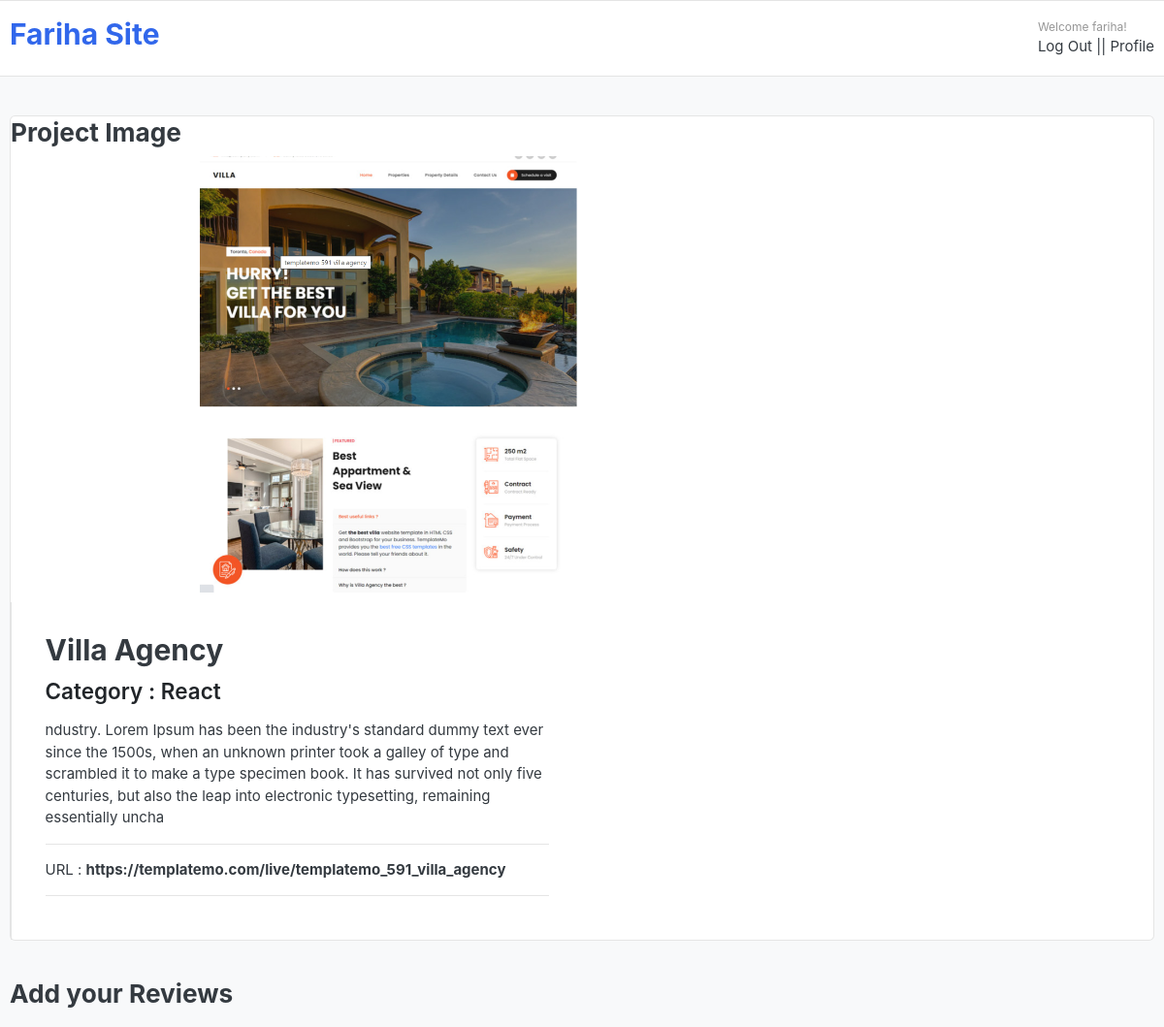
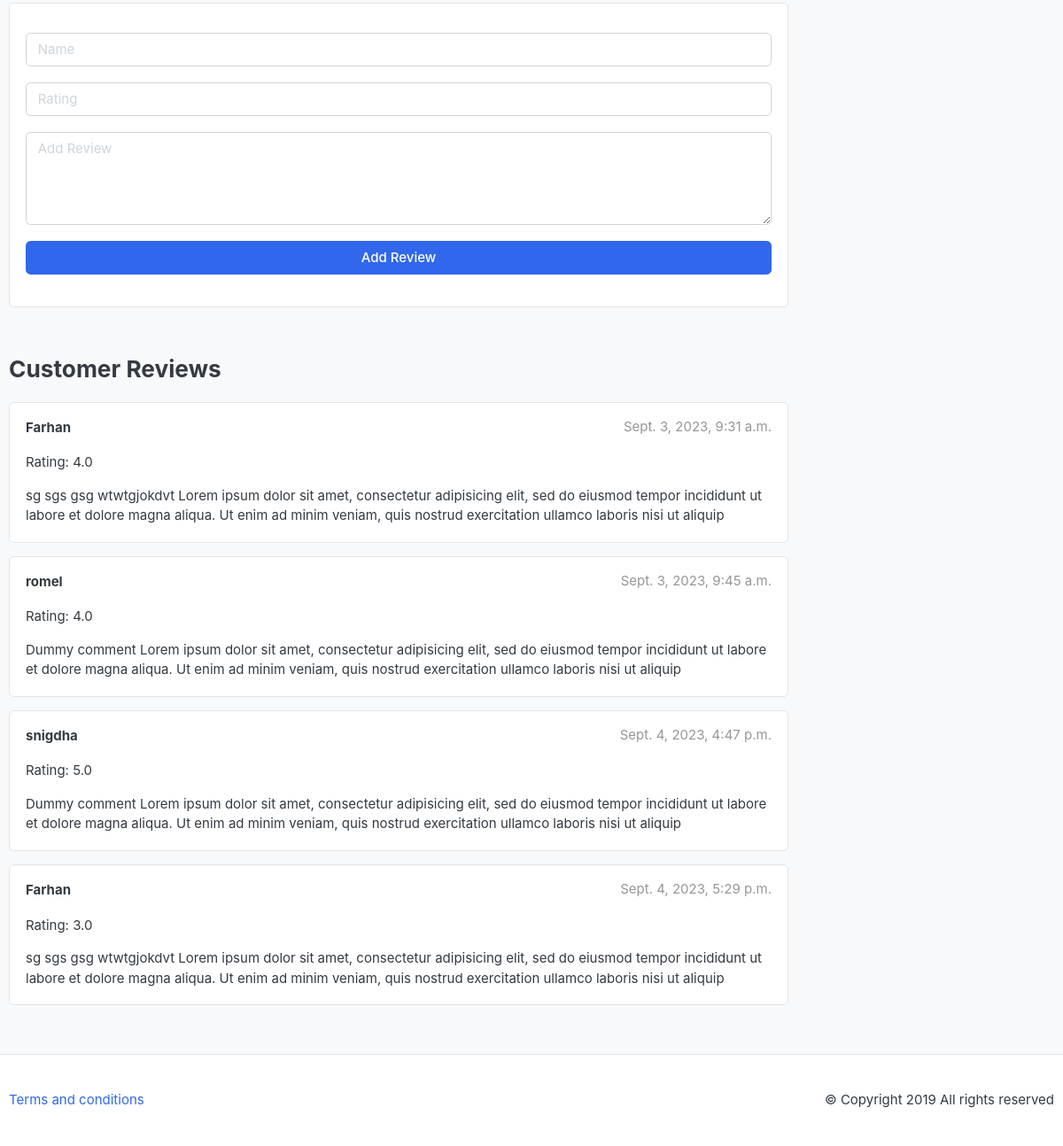
The app's page /projects/villa-agency/ (signed in) with its own data (2 pictures, top to bottom).
### projects/models.py (models this page shows, shortened)
class Project(models.Model):
    project_title = models.CharField(max_length=100, unique=True)
    slug = models.SlugField(max_length=100, unique=True)
    description = models.TextField(max_length=500, blank=True)
    screenshot = models.ImageField(upload_to='photos/projects')
    project_url = models.URLField(max_length=300)
    technologies_used = models.TextField(max_length=200)
    category = models.ForeignKey(Category, on_delete=models.CASCADE)
    created_date = models.DateTimeField(auto_now_add=True)
    modified_date = models.DateTimeField(auto_now=True)

class Category(models.Model):
    category_name = models.CharField(max_length=100, unique=True)
    slug = models.SlugField(max_length=100, unique=True)
    description = models.TextField(max_length=500, blank=True)
    def __str__(self):
        return self.category_name

class ReviewRating(models.Model):
    project = models.ForeignKey(Project, on_delete= models.CASCADE)
    viewer_name = models.CharField(max_length=50)
    review = models.TextField(max_length=500)
    rating = models.FloatField()
    status = models.BooleanField(default=True)
    created_at = models.DateTimeField(auto_now_add=True)
    updated_at = models.DateTimeField(auto_now=True)

### projects/views.py (the view)
# urls.py: path('<slug:project_slug>/', views.project_detail, name='project_detail'),
def project_detail(request, project_slug):
    single_project = Project.objects.get(slug = project_slug)
    reviews = ReviewRating.objects.filter(project=single_project, status = True)
    return render(request, 'project_detail.html', {'project' : single_project, 'reviews': reviews})

### projects/templates/project_detail.html (shortened to what this page needs)
{% extends 'base2.html' %}
{% block body%}
<section class="section-content padding-y bg">
    <div class="container">
        <div class="card">
          <div class="row no-gutters">
            <aside class="col-md-8">
                <article class="gallery-wrap">
                  <h3 class="title">Project Image</h3>
                <div class="img-big-wrap">
                  <a href="#"><img src="{{project.screenshot.url}}" /></a>
                </div>
              </article>
            </aside>
            <main class="col-md-6 border-left">
              <article class="content-body">
                <h2 class="title">{{project.project_title}}</h2>
                <div class="mb-3">
                  <var class="price h4">Category : {{project.category}}</var>
                </div>
                <p>
                  {{project.description}}
                </p>
                <hr />
                <p>
                  URL : <b>{{project.project_url}}</b>
                </p>
                <hr />
              </article>
            </main>
          </div>
        </div>
        <br />
  <div class="row">
          <div class="col-md-9">
            <header class="section-heading">
              <h3>Add your Reviews</h3>
            </header>
            <article class="box mb-3">
              <div class="mt-3">
                <form method="POST" action="{% url 'submit_review' project.slug %}">
                    <div class="form-group">
                        <input type="text" class="form-control" placeholder="Name" name='viewer_name'>
                     </div>
                     <div class="form-group">
                       <input type="number" class="form-control" placeholder="Rating" name='rating'>
                     </div>
                     <div class="form-group">
                       <textarea name="review" rows="4" cols="50" class="form-control" placeholder="Add Review" name='review'></textarea>
                     </div>
                     <div class="form-group">
                         <button type="submit" class="btn btn-primary btn-block" style="color:white"> Add Review  </button>
                     </div>
                </form>
              </div>
            </article>
          </div>
        </div>
        <br />
        <div class="row">
          <div class="col-md-9">
            <header class="section-heading">
              <h3>Customer Reviews</h3>
            </header>
            {% for review in reviews %}
            <article class="box mb-3">
                <div class="icontext w-100">
                  <div class="text">
                    <span class="date text-muted float-md-right"
                      >{{review.created_at}}
                    </span>
                    <h6 class="mb-1">{{review.viewer_name}}</h6>
                  </div>
                </div>
                <div class="mt-3">
                    <p>
                      Rating: {{review.rating}}
                    </p>
                  </div>
                <div class="mt-3">
                  <p>
                    {{review.review}}
                  </p>
                </div>
              </article>
            {% endfor %}
          </div>
        </div>
    </div>
</section>
{% endblock %}

### templates/base2.html (shortened to what this page needs)
<!DOCTYPE HTML>
{% load static %}
<html lang="en">
<head>
<link href="{% static 'css/bootstrap.css' %}" rel="stylesheet" type="text/css"/>
<link href="{% static 'fonts/fontawesome/css/all.min.css' %}" type="text/css" rel="stylesheet">
<link href="{% static 'css/ui.css' %}" rel="stylesheet" type="text/css"/>
<link href="{% static 'css/responsive.css' %}" rel="stylesheet" media="only screen and (max-width: 1200px)" />
</head>
<body>
    <header class="section-header">
        <section class="header-main border-bottom">
            <div class="container">
        <div class="row align-items-center">
            <div class="col-lg-2 col-md-3 col-6">
                <a href="{% url 'home' %}" class="brand-wrap">
                    <h2>Fariha Site</h2>
                </a>
            </div>
            <div class="col-lg-3 col-sm-6 col-8 order-2 order-lg-3">
                {% if request.user.is_authenticated %}
                        <div class="d-flex justify-content-end mb-3 mb-lg-0">
                            <div class="widget-header">
                                <small class="title text-muted">Welcome {{request.user}}!</small>
                                <div>
                                    <a href="{% url 'logout' %}"> Log Out  ||</a>
                                    <a href="{% url 'profile' %}"> Profile</a>
                                </div>
                            </div>
                        </div>
                    </div>
                    {% endif %}
            </div>
        </div>
    </section>
        </header>
{% block body %}
{% endblock  %}
<footer class="section-footer border-top padding-y">
	<div class="container">
		<p class="float-md-right">
			&copy Copyright 2019 All rights reserved
		</p>
		<p>
			<a href="#">Terms and conditions</a>
		</p>
	</div>
</footer>
</body>
</html>

### static/css/ui.css (style rules this page uses)
html { font-family: "Inter", sans-serif; font-size: 15px; }
.content-body { flex: 1 1 auto; padding: 2rem 2.3rem; }
.padding-y { padding-top: 40px; padding-bottom: 40px; }
var { font-style: normal; }
article:after, .form-group:after { display: block; clear: both; content: ""; }
.bg { background-color: #f8f9fa; }
.section-heading { margin-bottom: 20px; margin-top: 15px; }
p:last-child { margin-bottom: 0; }
.header-main { position: relative; padding-top: 1rem; padding-bottom: 1rem; }
.widget-header { display: inline-block; vertical-align: middle; position: relative; }
.widget-header a { color: #343a40; }
.widget-header .title { display: block; }
.icontext { display: inline-flex; align-items: center; vertical-align: middle; }
.icontext .text { width: 100%; line-height: 1.2; }
.price { font-weight: 600; color: #212529; }
.box { padding: 18px; background: #fff; border-radius: 0.37rem; border: 1px solid #e4e4e4; }
.gallery-wrap .img-big-wrap { margin-bottom: 10px; border-radius: 0.37rem; overflow: hidden; background-color: #fff; }
.gallery-wrap .img-big-wrap a { text-align: center; display: block; }
.gallery-wrap .img-big-wrap img { height: 450px; width: auto; display: inline-block; }

### records on screen
Project: screenshot (picture), project_title "Villa Agency", category "React", description "ndustry. Lorem Ipsum has been the industry's standard dummy text ever since the 1500s, when an unknown printer took a galley of type and scrambled it to make a type specimen book. It has survived not only five centuries, but also the leap into electronic typesetting, remaining essentially uncha", project_url "https://templatemo.com/live/templatemo_591_villa_agency"
ReviewRating: created_at "Sept. 3, 2023, 9:31 a.m.", viewer_name "Farhan", rating "4.0", review "sg sgs gsg wtwtgjokdvt Lorem ipsum dolor sit amet, consectetur adipisicing elit, sed do eiusmod tempor incididunt ut labore et dolore magna aliqua. Ut enim ad minim veniam, quis nostrud exercitation ullamco laboris nisi ut aliquip"
ReviewRating: created_at "Sept. 3, 2023, 9:45 a.m.", viewer_name "romel", rating "4.0", review "Dummy comment Lorem ipsum dolor sit amet, consectetur adipisicing elit, sed do eiusmod tempor incididunt ut labore et dolore magna aliqua. Ut enim ad minim veniam, quis nostrud exercitation ullamco laboris nisi ut aliquip"
ReviewRating: created_at "Sept. 4, 2023, 4:47 p.m.", viewer_name "snigdha", rating "5.0", review "Dummy comment Lorem ipsum dolor sit amet, consectetur adipisicing elit, sed do eiusmod tempor incididunt ut labore et dolore magna aliqua. Ut enim ad minim veniam, quis nostrud exercitation ullamco laboris nisi ut aliquip"
ReviewRating: created_at "Sept. 4, 2023, 5:29 p.m.", viewer_name "Farhan", rating "3.0", review "sg sgs gsg wtwtgjokdvt Lorem ipsum dolor sit amet, consectetur adipisicing elit, sed do eiusmod tempor incididunt ut labore et dolore magna aliqua. Ut enim ad minim veniam, quis nostrud exercitation ullamco laboris nisi ut aliquip"

### other values on screen
{{ request.user }} "fariha"
